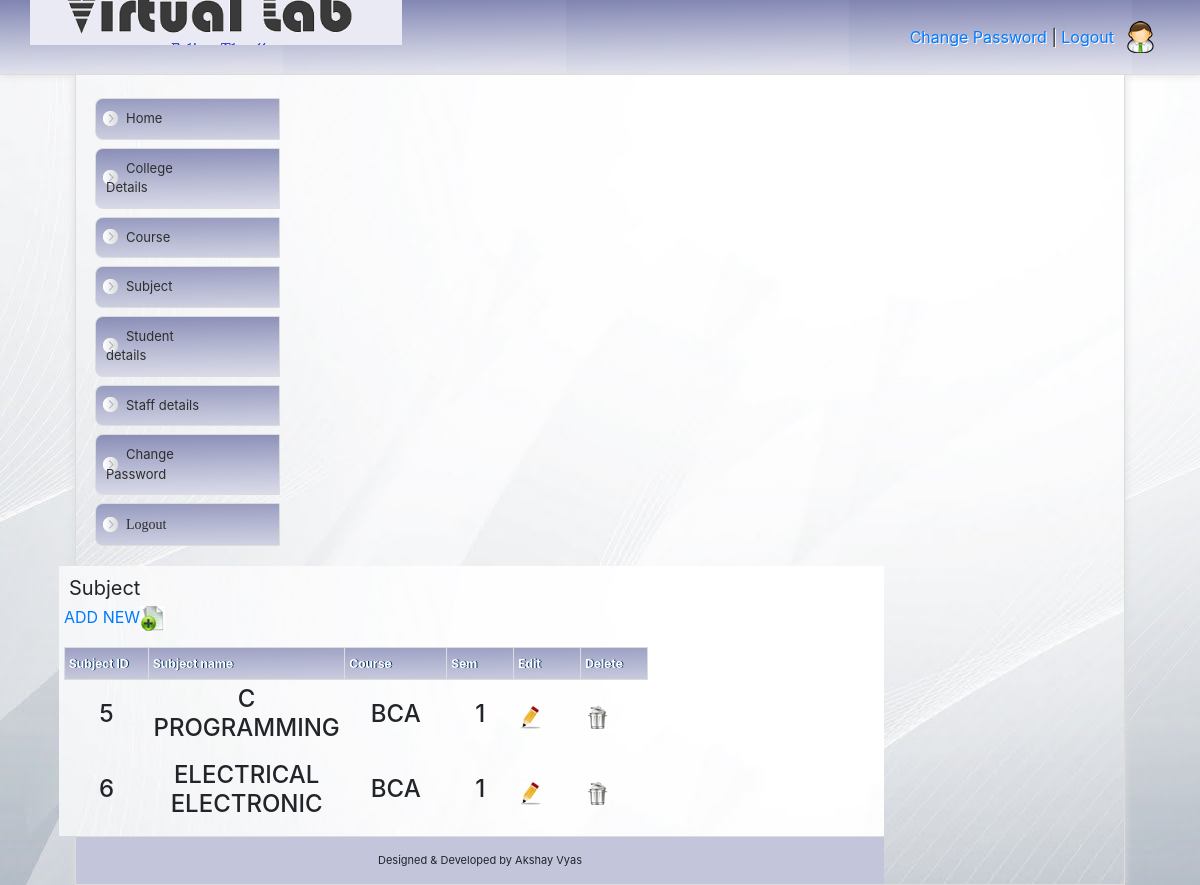
Screenshot of /login/admin/subject_view.php (signed in) with the database file from the repository.
### tables this page shows
CREATE TABLE IF NOT EXISTS `subject` (
  `subject_id` int(100) NOT NULL AUTO_INCREMENT,
  `sub_name` varchar(100) NOT NULL,
  `course_id` varchar(100) NOT NULL,
  `sem` varchar(100) NOT NULL,
  PRIMARY KEY (`subject_id`)
);

CREATE TABLE IF NOT EXISTS `course` (
  `course_id` int(100) NOT NULL AUTO_INCREMENT,
  `clg_id` int(30) NOT NULL,
  `duration` varchar(100) NOT NULL,
  `course_name` varchar(100) NOT NULL,
  `sem_id` int(100) NOT NULL,
  PRIMARY KEY (`course_id`)
);

### login/admin/subject_view.php (the view, shortened to what this page needs)
<?php include('metatags.php');  ?>
<?php include('header.php');  ?>
<?php include('menu.php');  ?>
		<div id="rightContent">
	<h3>Subject </h3>
	<p><a href="subject_form.php">ADD NEW<img src="mos-css/img/addnew.jpeg"></a> </p>
  <table width="561" border="4">
    <tr>
      <th class="data" width="84">Subject ID </th>
      <th class="data" width="134">Subject name </th>
      <th class="data" width="102">Course </th>
      <th class="data" width="67">Sem</th>
      <th class="data" width="67">Edit</th>
      <th class="data" width="67">Delete</th>
    </tr>
	<?php
	$subsql="select * from subject a, course b where a.course_id=b.course_id";
	$subres=mysql_query($subsql);
	while($subrow=mysql_fetch_array($subres))
	{
	?>
    <tr>
      <td><div align="center"><h4><?php echo $subrow['subject_id'];?></div></h4></td>
      <td><div align="center"><h4><?php echo $subrow['sub_name'];?></div></h4></td>
      <td><div align="center"><h4><?php echo $subrow['course_name'];?></div></h4></td>
      <td><div align="center"><h4><?php echo $subrow['sem'];?></div></h4></td>
      <td><a href="subject_edit.php?id=<?php echo $subrow['subject_id'];?>"><img src="mos-css/img/edit.jpeg"></a></td>
      <td><a href="subject_delete.php?id=<?php echo $subrow['subject_id'];?>"><img src="mos-css/img/delete.jpeg"></a></td>
    </tr>
	 <?php
	  }
	  ?>
	  </table>
	  </div>
<?php include('footer.php');  ?>

### login/admin/mos-css/mos-style.css (style rules this page uses)
body { background: url(img/bg_kiri.jpg); margin: 0; padding: 0; font-family: Cursive; font-size: 15px; color: #2e2e2e; text-align: center; }
img { border: none; }
a { color: #527e19; text-decoration: none; }
table { border:none;font-size: 12px; width:auto; }
td { border:none; padding: 5px; }
th.data { padding: 8px 4px 8px 4px;border: 1px solid #dcdcdc; background: url(img/green.jpg)repeat left center;text-shadow: 1px 0px #003362;color: #fff }
#rightContent { width: 825px; padding: 5px; float: right; border-left: 0px solid #dcdcdc; text-align: left; background: inherit; }
#rightContent h3 { font-size: 20px; font-weight: normal; padding: 0; margin: 5px; }

### rows the page displays
subject: subject_id "5", sub_name "C PROGRAMMING", course.course_name "BCA", sem "1"
subject: subject_id "6", sub_name "ELECTRICAL ELECTRONIC", course.course_name "BCA", sem "1"
